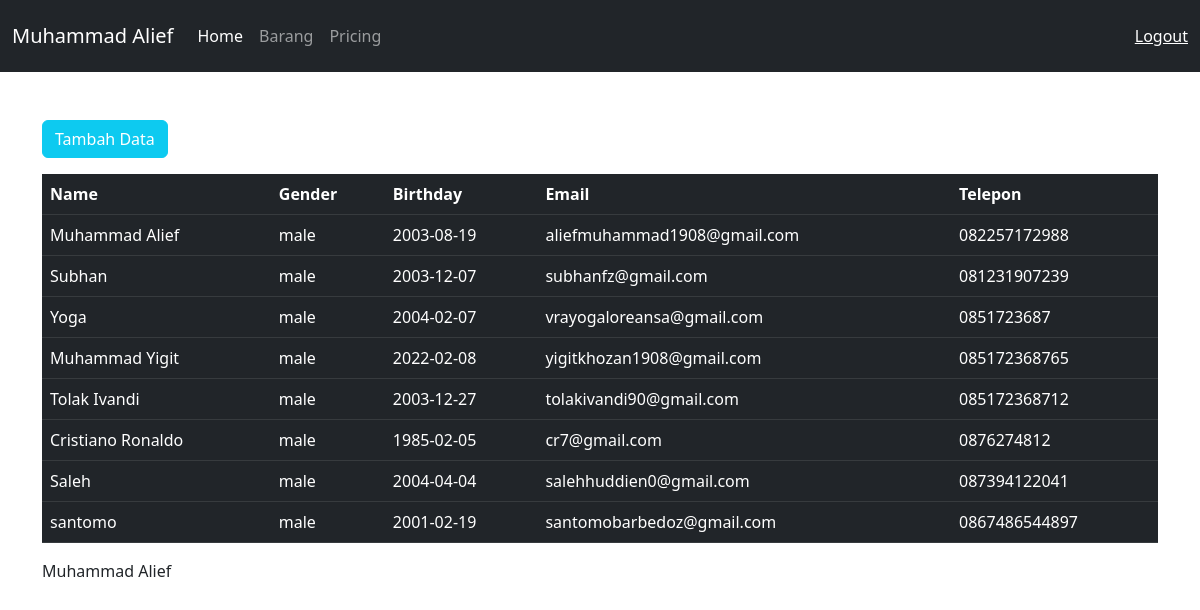
Page /users.php (signed in) on the committed database.
### tables this page shows
CREATE TABLE `user` (
  `id` int NOT NULL,
  `nama` varchar(255) NOT NULL,
  `gender` enum('male','famale') NOT NULL,
  `birthday` date NOT NULL,
  `email` varchar(255) NOT NULL,
  `telepon` varchar(255) NOT NULL,
  `password` varchar(255) NOT NULL
);

### users.php (the view, shortened to what this page needs)
<?php
$koneksi = mysqli_connect("localhost","root","","db_pw_2022");
$result  = mysqli_query($koneksi,"SELECT * FROM user");
$users = [];
while($user = mysqli_fetch_assoc($result)){
        $users[] = $user ;
}
?>
<!doctype html>
<html lang="en">
  <head>
    <link href="https://cdn.jsdelivr.net/npm/bootstrap@5.3.0-alpha1/dist/css/bootstrap.min.css" rel="stylesheet">
  </head>
  <body class="">
  <nav class="navbar navbar-dark navbar-expand-lg bg-dark py-3">
  <div class="container-fluid">
    <a class="navbar-brand" href="index.php">Muhammad Alief</a>
    <div class="collapse navbar-collapse" id="navbarText">
      <ul class="navbar-nav me-auto mb-2 mb-lg-0">
        <li class="nav-item">
          <a class="nav-link active" aria-current="page" href="index.php">Home</a>
        </li>
        <li class="nav-item">
          <a class="nav-link" href="barang.php">Barang</a>
        </li>
        <li class="nav-item">
          <a class="nav-link" href="#">Pricing</a>
        </li>
      </ul>
      <span class="navbar-text">
        <a href="logout.php" class="text-style-none">Logout</a>
      </span>
    </div>
  </div>
</nav>
    <div class="container py-5">
        <a href="register.php" class="btn btn-info mb-3 text-white">
            Tambah Data
        </a>
        <table class="table table-dark table-striped-column">
        <thead>
            <tr>
                <th scope="col">Name</th>
                <th scope="col">Gender</th>
                <th scope="col">Birthday</th>
                <th scope="col">Email</th>
                <th scope="col">Telepon</th>
            </tr>
            <?php foreach($users as $user): ?>
            <tr>
                <td><?php echo $user["nama"];?></td>
                <td><?php echo $user["gender"];?></td>
                <td><?php echo $user["birthday"];?></td>
                <td><?php echo $user["email"];?></td>
                <td><?php echo $user["telepon"];?></td>
            </tr>
            <?php endforeach ?>
        </thead>
        </table>
        <?php
          echo $_SESSION["nama"];
        ?>
    </div>
  </body>
</html>

### rows in the picture
user: nama "Muhammad Alief", gender "male", birthday "2003-08-19", email "aliefmuhammad1908@gmail.com", telepon "082257172988"
user: nama "Subhan", gender "male", birthday "2003-12-07", email "subhanfz@gmail.com", telepon "081231907239"
user: nama "Yoga", gender "male", birthday "2004-02-07", email "vrayogaloreansa@gmail.com", telepon "0851723687"
user: nama "Muhammad Yigit", gender "male", birthday "2022-02-08", email "yigitkhozan1908@gmail.com", telepon "085172368765"
user: nama "Tolak Ivandi", gender "male", birthday "2003-12-27", email "tolakivandi90@gmail.com", telepon "085172368712"
user: nama "Cristiano Ronaldo", gender "male", birthday "1985-02-05", email "cr7@gmail.com", telepon "0876274812"
user: nama "Saleh", gender "male", birthday "2004-04-04", email "salehhuddien0@gmail.com", telepon "087394122041"
user: nama "santomo", gender "male", birthday "2001-02-19", email "santomobarbedoz@gmail.com", telepon "0867486544897"

### other values in the picture
$_SESSION["nama"] "Muhammad Alief"
